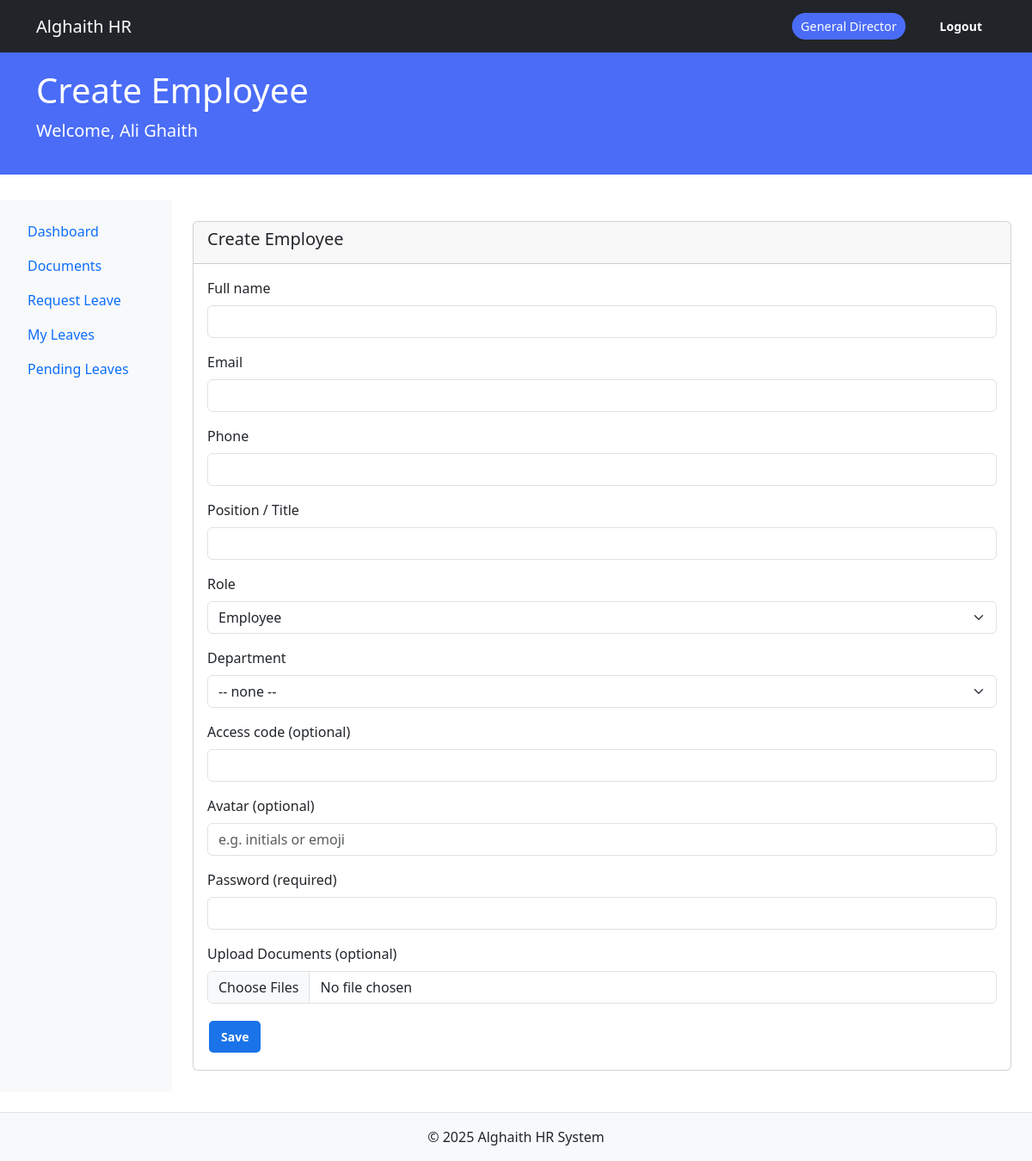
The page /dashboard/general_director/employee/create (signed in) on the database as committed earlier.
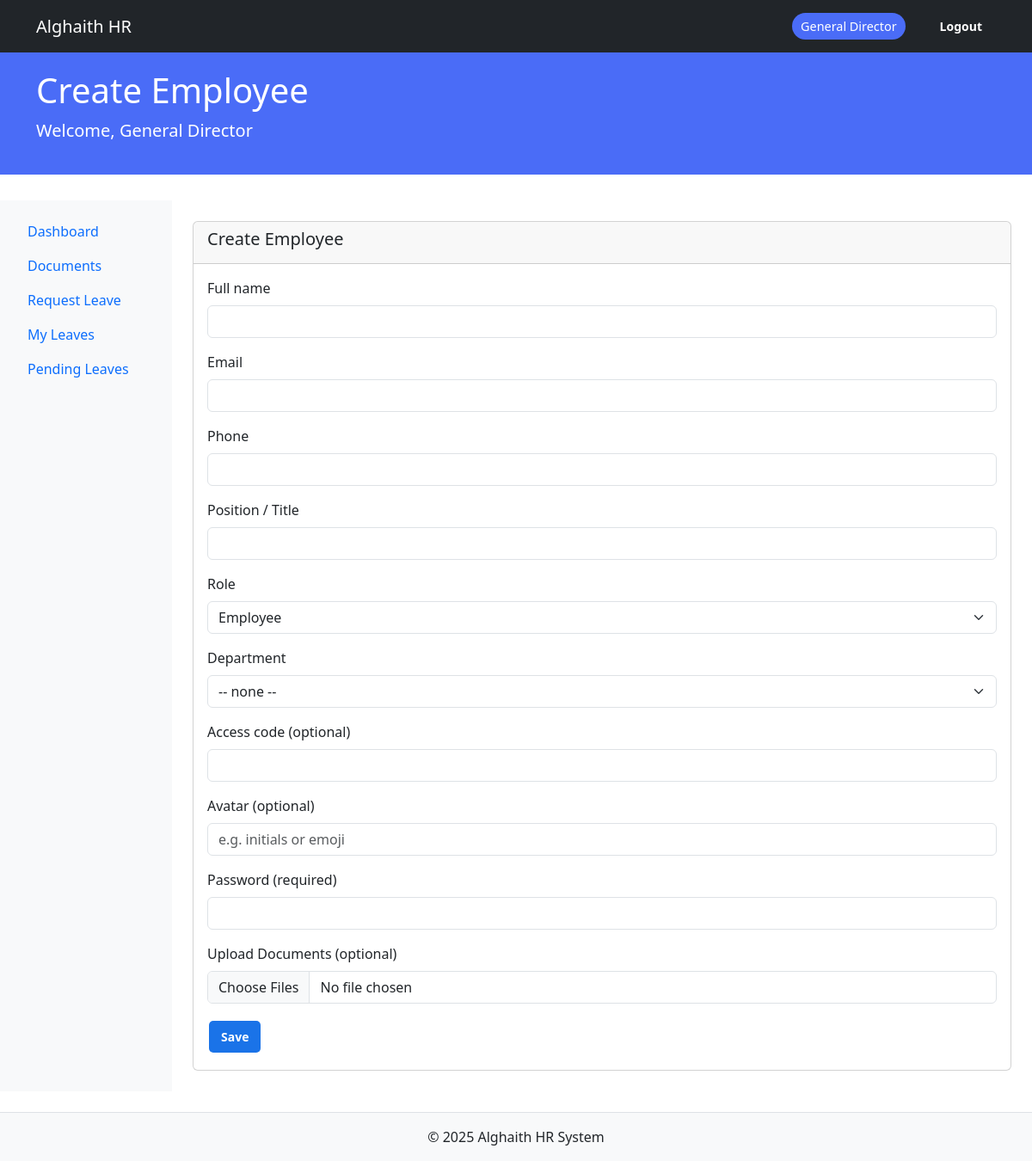
The same page on the database as committed later.
### core/models.py (models this page shows, shortened)
class User(db.Model, UserMixin):
    __tablename__ = 'users'
    id = db.Column(db.Integer, primary_key=True)
    email = db.Column(db.String(120), unique=True, nullable=False)
    password_hash = db.Column(db.String(200), nullable=False)
    name = db.Column(db.String(100), nullable=False)
    role = db.Column(db.String(50), nullable=False)
    avatar = db.Column(db.String(2), nullable=False)
    access_code = db.Column(db.String(20), unique=True, nullable=False)
    department_id = db.Column(db.Integer, db.ForeignKey('departments.id'))
    created_at = db.Column(db.DateTime, default=datetime.utcnow)
    last_login = db.Column(db.DateTime)
    login_count = db.Column(db.Integer, default=0)
    is_active = db.Column(db.Boolean, default=True, nullable=False)
    position = db.Column(db.String(100), nullable=True)
    phone = db.Column(db.String(20), nullable=True)
    department = db.relationship('Department', back_populates='members')
    documents = db.relationship('UserDocument', back_populates='user', cascade="all, delete-orphan")
    folders_created = db.relationship('Folder', back_populates='creator', cascade="all, delete-orphan")
    activities = db.relationship('ActivityLog', back_populates='user', cascade="all, delete-orphan")
    @property
    def is_authenticated(self):
        return True

### modules/dashboard/routes.py (the view, shortened to what this page needs)
@dashboard_bp.route('/general_director/employee/create', methods=['GET', 'POST'])
@login_required
@role_required(['general_director'])
def director_create_employee():
    departments = Department.query.order_by(Department.name).all()
    return render_template('dashboard/employee_form.html', departments=departments)

### modules/auth/forms.py
class LogoutForm(FlaskForm):
    submit = SubmitField('Logout')

### app.py (called while the page is built)
@login_manager.user_loader
def load_user(user_id):
    from core.models import User
    return db.session.get(User, int(user_id))

### templates/dashboard/employee_form.html (shortened to what this page needs)
{% extends "dashboard/base_dashboard.html" %}
{% block dashboard_title %}{% if employee %}Edit Employee{% else %}Create Employee{% endif %}{% endblock %}
{% block dashboard_content %}
<div class="card">
  <div class="card-header">
    <h5>{% if employee %}Edit{% else %}Create{% endif %} Employee</h5>
  </div>
  <div class="card-body">
    <form method="POST" enctype="multipart/form-data">
      <div class="mb-3">
        <label class="form-label">Full name</label>
        <input name="name" class="form-control" value="{{ employee.name if employee else '' }}" required>
      </div>
      <div class="mb-3">
        <label class="form-label">Email</label>
        <input name="email" type="email" class="form-control" value="{{ employee.email if employee else '' }}" required>
      </div>
      <div class="mb-3">
        <label class="form-label">Phone</label>
        <input name="phone" type="text" class="form-control" value="{{ employee.phone if employee else '' }}">
      </div>
      <div class="mb-3">
        <label class="form-label">Position / Title</label>
        <input name="position" type="text" class="form-control" value="{{ employee.position if employee else '' }}">
      </div>
      <div class="mb-3">
        <label class="form-label">Role</label>
        <select name="role" class="form-select" required>
          {% set current_role = employee.role if employee else '' %}
          <option value="employee" {% if current_role=='employee' %}selected{% endif %}>Employee</option>
        </select>
      </div>
      <div class="mb-3">
        <label class="form-label">Department</label>
        <select name="department" class="form-select">
          <option value="">-- none --</option>
        </select>
      </div>
      <div class="mb-3">
        <label class="form-label">Access code (optional)</label>
        <input name="access_code" class="form-control" value="{{ employee.access_code if employee else '' }}">
      </div>
      <div class="mb-3">
        <label class="form-label">Avatar (optional)</label>
        <input name="avatar" type="text" class="form-control" value="{{ employee.avatar if employee else '' }}" placeholder="e.g. initials or emoji">
      </div>
      <div class="mb-3">
        <label class="form-label">Password {% if not employee %}(required){% endif %}</label>
        <input name="password" type="password" class="form-control" {% if not employee %}required{% endif %}>
      </div>
      <div class="mb-3">
        <label class="form-label">Upload Documents (optional)</label>
        <input type="file" name="documents" class="form-control" multiple>
      </div>
      <div class="mt-3">
        <button type="submit" class="btn btn-primary">Save</button>
        <a href="{% if current_user.role == 'general_director' %}
            {{ url_for('dashboard.director_dashboard') }}
          {% elif current_user.role == 'it_manager' %}
            {{ url_for('dashboard.it_manager_dashboard') }}
          {% else %}
            {{ url_for('dashboard.role_dashboard') }}
          {% endif %}" class="btn btn-outline-secondary">
        </a>
      </div>
    </form>
  </div>
</div>
{% endblock %}

### templates/dashboard/base_dashboard.html (shortened to what this page needs)
<!DOCTYPE html>
<html lang="en">
<head>
    <link href="https://cdn.jsdelivr.net/npm/bootstrap@5.3.0/dist/css/bootstrap.min.css" rel="stylesheet">
    <link rel="stylesheet" href="{{ url_for('static', filename='css/styles.css') }}">
</head>
<body>
    <nav class="navbar navbar-expand-lg navbar-dark bg-dark">
        <div class="container">
            <a class="navbar-brand" href="
            {% if current_user.role.lower() == 'general_director' %}
                {{ url_for('dashboard.director_dashboard') }}
            {% elif current_user.role.lower() == 'it_manager' %}
                {{ url_for('dashboard.it_manager_dashboard') }}
            {% else %}
                {{ url_for('dashboard.role_dashboard') }}
            {% endif %}
            ">Alghaith HR</a>
            <div class="d-flex align-items-center">
                <span class="role-indicator me-3">{{ current_user.role|replace('_', ' ')|title }}</span>
                {% if current_user.is_authenticated %}
                <form method="post" action="{{ url_for('auth.logout') }}" class="ms-2 d-inline">
                    <button type="submit" class="btn btn-sm btn-outline-light">Logout</button>
                </form>
                {% endif %}
            </div>
        </div>
    </nav>
    <div class="role-header">
        <div class="container">
            <h1>{% block dashboard_title %}Dashboard{% endblock %}</h1>
            <p class="lead">Welcome, {{ current_user.name }}</p>
        </div>
    </div>
    <div class="container-fluid">
        <div class="row">
            {% if current_user.is_authenticated %}
            <div class="col-md-2 bg-light sidebar p-3">
                <ul class="nav flex-column">
                    <li class="nav-item">
                        <a class="nav-link" href="
                        {% if current_user.role.lower() == 'general_director' %}
                            {{ url_for('dashboard.director_dashboard') }}
                        {% elif current_user.role.lower() == 'it_manager' %}
                            {{ url_for('dashboard.it_manager_dashboard') }}
                        {% else %}
                            {{ url_for('dashboard.role_dashboard') }}
                        {% endif %}
                        ">Dashboard</a>
                    </li>
                    <li class="nav-item"><a class="nav-link" href="{{ url_for('docs.list_documents') }}">Documents</a></li>
                    {% if current_user.role.lower() in ['employee', 'it_manager', 'general_director'] %}
                    <li class="nav-item"><a class="nav-link" href="{{ url_for('leave.new_request') }}">Request Leave</a></li>
                    <li class="nav-item"><a class="nav-link" href="{{ url_for('leave.my_requests') }}">My Leaves</a></li>
                    {% endif %}
                    {% if current_user.role.lower() in ['it_manager', 'general_director'] %}
                    <li class="nav-item"><a class="nav-link" href="{{ url_for('leave.pending_requests') }}">Pending Leaves</a></li>
                    {% endif %}
                </ul>
            </div>
            <div class="col-md-10 main-content p-4">
                {% block dashboard_content %}{% endblock %}
            </div>
            {% else %}
            <div class="col-12 main-content p-4">
                <p>Please log in to access the system.</p>
            </div>
            {% endif %}
        </div>
    </div>
    <footer class="text-center mt-4 p-3 bg-light border-top">
        &copy; 2025 Alghaith HR System
    </footer>
</body>
</html>

Rows that differ between the two databases and show on the page:
changed User "General Director": name "Ali Ghaith" → "General Director"
